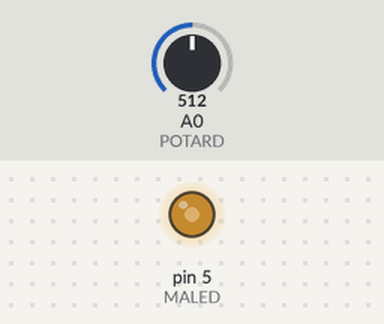
Bench run of a sketch on a simulated Arduino Uno, built with avr-gcc and run on an emulated ATmega328P. On the bench: output pins drawn as LEDs (lit = HIGH). The inputs (shaded band) are chosen by the test bench; at power-on: A0 (POTARD) = 512.

Above: at 1.2 s.
1.3 s: A0 (POTARD) set to 716
At 2.5 s:
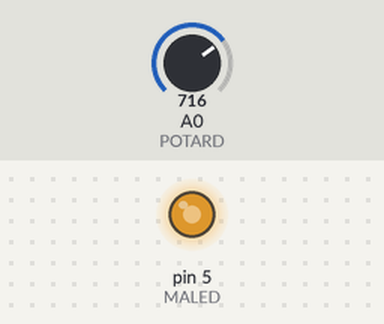
2.8 s: A0 (POTARD) set to 900
At 3.8 s:
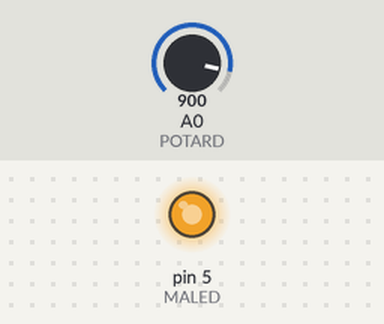
4.3 s: A0 (POTARD) set to 122
At 4.9 s:
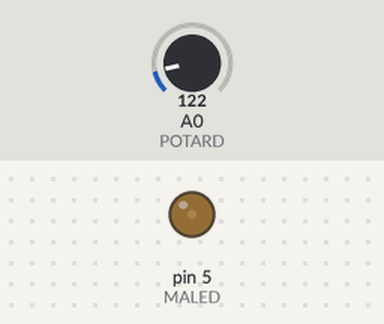
5.8 s: A0 (POTARD) set to 0
At 6.1 s:
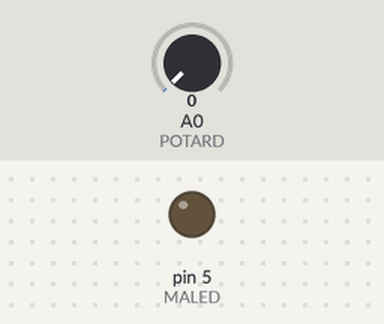
7.3 s: A0 (POTARD) set to 511
At 8.4 s:
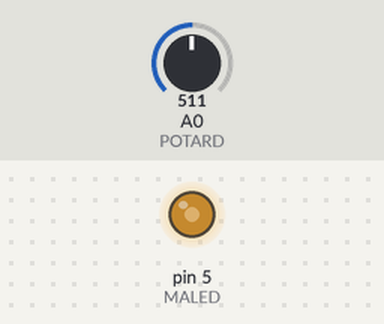
Timing chart, 0 to 9.8 s (numbered marks = the images above; inputs shaded):
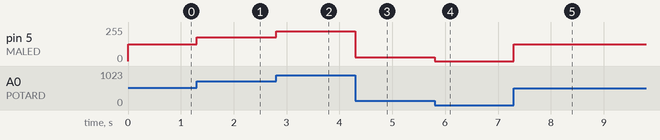

The sketch:

HS09_potard.ino
```cpp
#define MALED    5
#define POTARD  A0

void setup() {
  pinMode(MALED,OUTPUT);
}

void loop() {
  int val=analogRead(POTARD);
  val=map(val, 0, 1023, 0, 255);
  analogWrite(MALED, val);
}
```

Measured:
- after the input at 1.3 s, pin 5 (MALED): 127/255 → 178/255 at once
- after the input at 2.8 s, pin 5 (MALED): 178/255 → 224/255 at once
- after the input at 4.3 s, pin 5 (MALED): 224/255 → 30/255 at once
- after the input at 5.8 s, pin 5 (MALED): 30/255 → 0/255 at once
- after the input at 7.3 s, pin 5 (MALED): 0/255 → 127/255 at once
